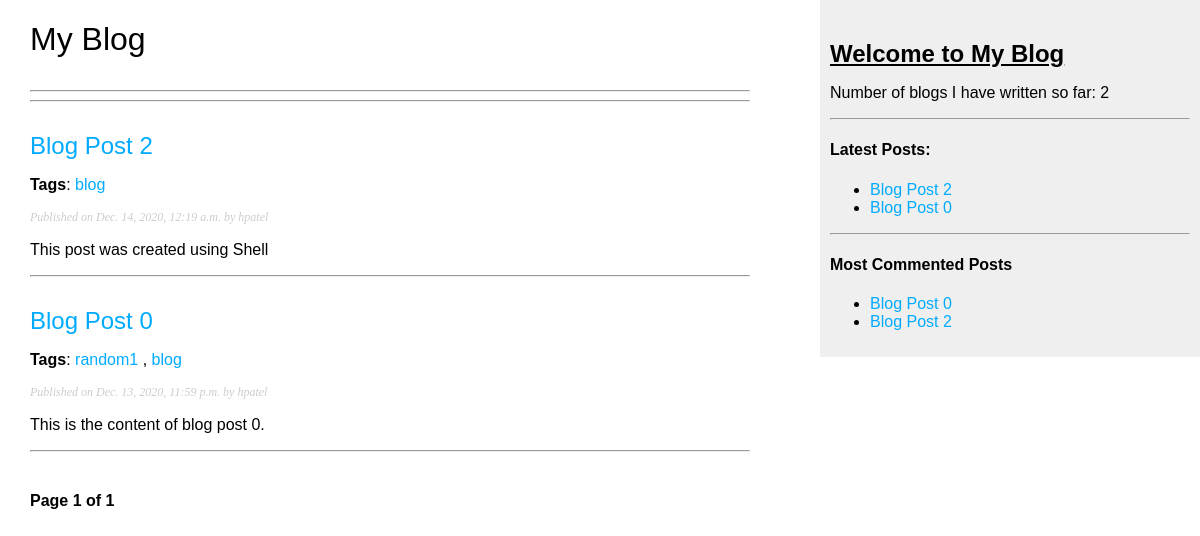
Page /blog/ on the earlier database version.
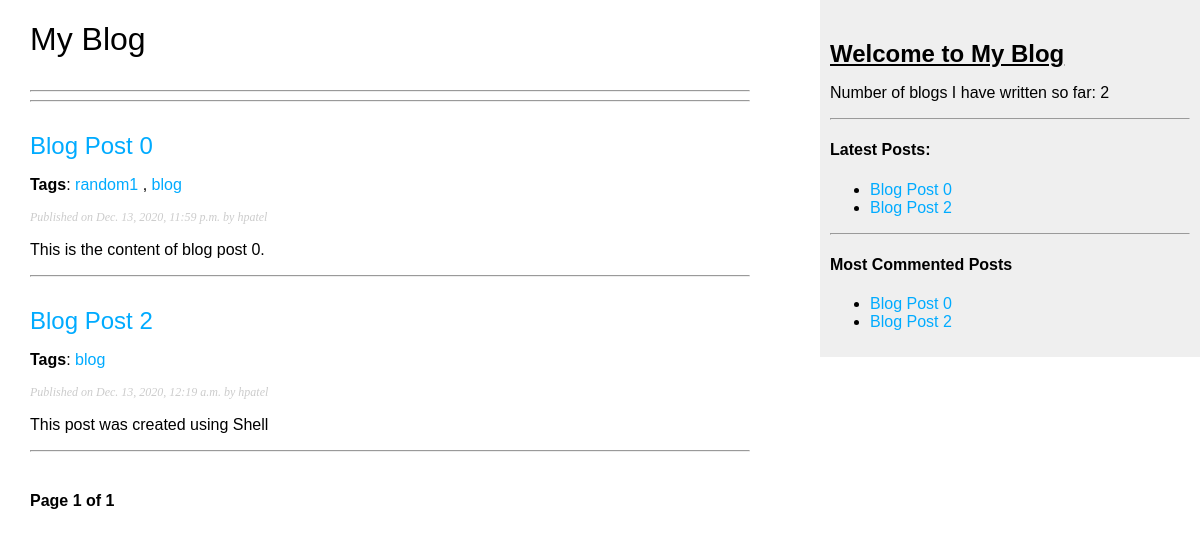
Same page on the later database version.
### blog/models.py (models this page shows, shortened)
class Post(models.Model):
    STATUS_CHOICES = (
        ('draft', 'Draft'),
        ('published', 'Published'),
    ) # (A,B) = (Value which will be stored in the model, Value which will be displayed to the user as choice)
    title = models.CharField(max_length=200)
    slug = models.SlugField(max_length=200, unique_for_date='publish')
    author = models.ForeignKey(User, on_delete=models.CASCADE, related_name='blog_posts')
    body = models.TextField()
    publish = models.DateTimeField(default=timezone.now)
    created = models.DateTimeField(auto_now_add=True)
    updated = models.DateTimeField(auto_now=True)
    status = models.CharField(max_length=10, choices=STATUS_CHOICES, default='draft')
    objects = models.Manager() # Default manager
    published = PublishedManager() # Custom manager
    tags = TaggableManager()
    def get_absolute_url(self):
        return reverse(
            'blog:post_detail',
            args = [self.publish.year, self.publish.month, self.publish.day, self.slug]
        )
    class Meta:
        ordering = ('-publish',)
        db_table = 'blog_post' # Default table name is already 'blog_post'

### blog/views.py (the view)
# urls.py: path('', views.post_list, name='post_list'),
def post_list(request, tag_slug=None):
    tag = None
    posts = Post.published.all()
    if tag_slug:
        tag = get_object_or_404(Tag, slug=tag_slug)
        posts = posts.filter(tags__in=[tag])
    paginator = Paginator(posts, 5)
    curr_page = request.GET.get('page') # Used to retrieve the current page number
    try:
        posts = paginator.page(curr_page) # Would return the results of current page
    except PageNotAnInteger:
        posts = paginator.page(1) # Would return the first page of results
    except EmptyPage:
        posts = paginator.page(paginator.num_pages) # Would return the last page of results
    return render(request, 'blog/post/list.html', {'posts': posts, 'page': curr_page, 'tag': tag})

### blog/models.py (called while the page is built)
    def get_queryset(self):
        return super(PublishedManager, self).get_queryset().filter(status='published')

### blog/templatetags/block_tags.py (called while the page is built)
@register.simple_tag
def total_posts():
    return Post.published.count()

@register.inclusion_tag('blog/post/latest_posts.html')
def show_latest_posts(count = 5):
    latest_posts = Post.published.order_by('-publish')[:count]
    return {'latest_posts': latest_posts}

@register.simple_tag
def get_most_commented_posts(count=5):
    return Post.published.annotate(total_comments = Count('comments')).order_by('-total_comments')[:count]

@register.filter(name='markdown') # The name of the filter to be used is 'markdown'. Can be changed.
def markdown_format(text):
    return mark_safe(markdown.markdown(text))

### blog/templates/blog/post/list.html (shortened to what this page needs)
{% extends 'blog/base.html' %}
{% load block_tags %}
{% block content %}
    <h1>My Blog</h1>
    <hr><hr>
    {% for post in posts %}
    <h2>
        <a href="{{ post.get_absolute_url }}">
            {{ post.title }}
        </a>
    </h2>
    <p class="tags">
        <b>Tags</b>:
        {% for tag in post.tags.all %}
            <a href="{% url 'blog:post_list_by_tag' tag.slug %}">
                {{ tag.name }}
            </a>
            {% if not forloop.last%}, {% endif %}
        {% endfor %}
    </p>
    <p class="date">
        Published on {{ post.publish }} by {{ post.author }}
    </p>
    {{ post.body|markdown|truncatewords_html:30 }}
    <hr>
    {% endfor %}
    {% include 'blog/pagination.html' with page=posts %}
{% endblock %}

### blog/templates/blog/base.html (shortened to what this page needs)
{% load static %}
{% load block_tags %}
<!DOCTYPE html>
<html>
    <head>
        <link href="{% static 'css/blog.css' %}" rel="stylesheet">
    </head>
    <body>
        <div id="content">
            {% block content %}
            {% endblock %}
        </div>
        <div id="sidebar">
            <h2><b><u>Welcome to My Blog</u></b></h2>
            <p>Number of blogs I have written so far: {% total_posts %}</p>
            <hr>
            <h4>Latest Posts:</h4>
            {% show_latest_posts %}
            <hr>
            <div>
                <h4>Most Commented Posts</h4>
                {% get_most_commented_posts as most_commented_posts %}
                <ul>
                    {% for post in most_commented_posts %}
                    <li>
                        <a href="{{ post.get_absolute_url }}">{{ post.title }}</a>
                    </li>
                    {% endfor %}
                </ul>
            </div>
        </div>
    </body>
</html>

### blog/templates/blog/post/latest_posts.html
<ul>
    {% for post in latest_posts %}
    <li>
        <a href="{{ post.get_absolute_url }}">{{ post.title }}</a>
    </li>
    {% endfor %}
</ul>

Differences in the rows shown:
shown differently, row unchanged: Post "Blog Post 0": moves up the list
changed Post "Blog Post 2": publish "Dec. 14, 2020, 12:19 a.m." → "Dec. 13, 2020, 12:19 a.m."
